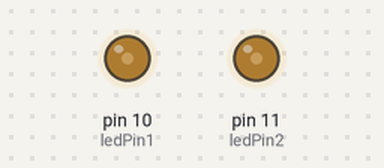
This sketch was run on a simulated Arduino Uno, built with avr-gcc and run on an emulated ATmega328P. Parts: output pins drawn as LEDs (lit = HIGH).

Above: at 0.05 s.
Timing chart, 0 to 3.0 s (numbered marks = the images above):
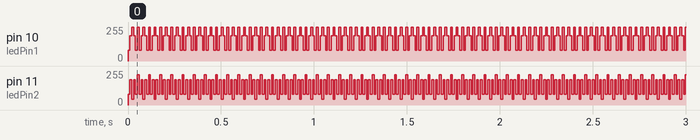

Measured:
- by itself, pin 10 (ledPin1): repeats every 0.06 s: 190/255 0.01 s, 255/255 0.01 s, 190/255 0.01 s, 80/255 0.01 s, 255/255 0.01 s, 80/255 0.01 s
- by itself, pin 11 (ledPin2): repeats every 0.06 s: 190/255 0.01 s, 44/255 0.01 s, 190/255 0.01 s, 80/255 0.01 s, 226/255 0.01 s, 80/255 0.01 s

The sketch:

diming.ino
```cpp
int ledPin1 = 10;
int ledPin2 = 11;
int interval = 10; // Adjust this value to control the speed of dimming
int brightness = 80;
int fadeAmount = 110;

void setup() {
  pinMode(ledPin1, OUTPUT);
  pinMode(ledPin2, OUTPUT);
}

void loop() {
  // Set the brightness of ledPin1
  analogWrite(ledPin1, brightness);
  // Set the brightness of ledPin2
  analogWrite(ledPin2, brightness);

  // Change the brightness for next time through the loop
  brightness = brightness + fadeAmount;

  // Reverse the direction of the fading at the ends of the fade
  if (brightness <= 0 || brightness >= 255) {
    fadeAmount = -fadeAmount;
  }

  // Wait for a short period of time to see the dimming effect
  delay(interval);
}
```
